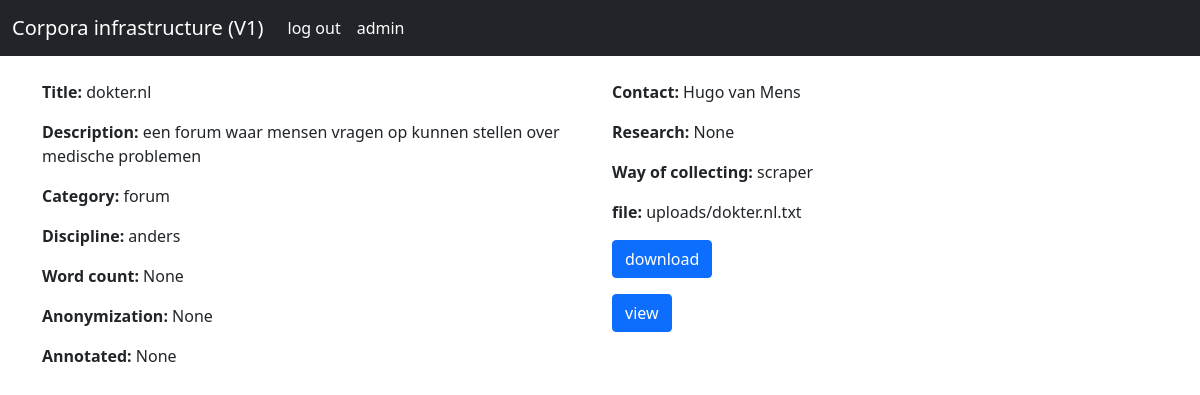
The page /corpera/5/ on the database as committed earlier.
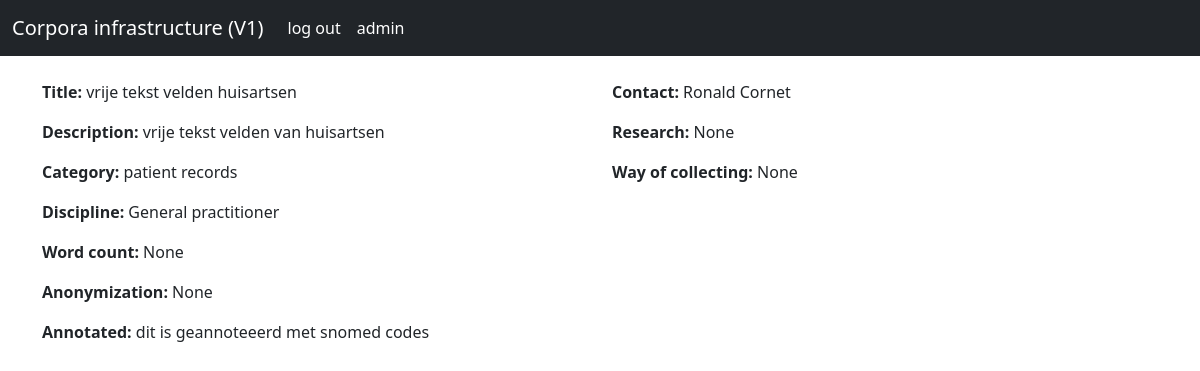
The same page on the database as committed later.
### infrastructure/models.py (models this page shows, shortened)
class corpora(models.Model):
    categories_choices= [('patient records','patient record'),('forum','forum'),('guideline','guideline'),('terminology system','terminology system'),('other','other')]
    discipline_choices=[('other','other'),('Anesthesiology','Anesthesiology'),('Cardiology','Cardiology'),('Cardiothoracic surgery','Cardiothoracic surgery'),('Dermatology','Dermatology'),('Emergency medicine','Emergency medicine'),('Gastroenterology','Gastroenterology'),('General practitioner','General practitioner'),('Gynaecology','Gynaecology'),('Internal medicine','Internal medicine'),('Medical microbiology','Medical microbiology'),('Neurology','Neurology'),('Neurosurgery','Neurosurgery'),('Nuclear medicine','Nuclear medicine'),('Oncology','Oncology'),('Ophthalmology','Ophthalmology'),('Orthopedics','Orthopedics'),('Otorhinolaryngology','Otorhinolaryngology'),('Pathology','Pathology'),('Pediatrics','Pediatrics'),('Physical medicine and rehabilitation','Physical medicine and rehabilitation'),('Plastic surgery','Plastic surgery'),('Psychiatry','Psychiatry'),('Pulmonology','Pulmonology'),('Radiology','Radiology'),('Rheumatology','Rheumatology'),('Sports medicine','Sports medicine'),('Surgery','Surgery'),('Urology','Urology')]
    language_choices=[('Dutch','Dutch'),('English','English'),('German','German'),('French','French')]
    id = models.AutoField(auto_created=True,primary_key=True,unique=True)
    name = models.CharField(max_length=100)
    description = models.CharField(max_length=1000)
    category = models.CharField(max_length=50, choices=categories_choices , default='patient record')
    discipline = models.CharField(max_length=50, choices=discipline_choices, default='huisarts')
    annotated = models.CharField(max_length=1000, null=True,blank=True)
    anonymization = models.CharField(max_length=1000, null=True, blank=True)
    research = models.CharField(max_length=1000, null=True, blank=True)
    word_count = models.IntegerField( null=True, blank=True)
    contact =models.CharField(max_length=1000, null=True, blank=True)
    way_of_collecting = models.CharField(max_length=1000, null=True, blank=True)
    file = models.FileField(upload_to='uploads', null=True, blank=True)
    language = models.CharField(max_length=100,choices=language_choices, null=True, blank=True)

### infrastructure/views.py (the view)
# urls.py: path('corpera/<str:pk>/',views.corporasite,name='corpora'),
def corporasite(request, pk):
    corporatext = corpora.objects.get(id=pk)
    return render(request, 'corpora.html', {'corpora': corporatext})

### templates/corpora.html (shortened to what this page needs)
<!doctype html>
<html lang="en">
  <head>
    <link href="https://cdn.jsdelivr.net/npm/bootstrap@5.0.0-beta3/dist/css/bootstrap.min.css" rel="stylesheet">
    <link rel="stylesheet" href="C:\Users\Daan\corpora_infrastructure\static\css\own.css" >
  </head>
  <body>
    <nav class="navbar navbar-expand-lg navbar-dark bg-dark">
      <div class="container-fluid">
        <a class="navbar-brand" href="/">Corpora infrastructure (V1)</a>
        <div class="collapse navbar-collapse" id="navbarSupportedContent">
          <ul class="navbar-nav me-auto mb-2 mb-lg-0">
            <li class="nav-item">
              <a class="nav-link active" aria-current="page" href="/logout">log out</a>
            </li>
            <li class="nav-item">
              <a class="nav-link active"aria-current="page" href="/admin/">admin</a>
            </li>
          </ul>
        </div>
      </div>
    </nav>
    <br>
<div class="container">
 <div class="row align-items-start">
  <div class="col-md">
    <p><strong>Title: </strong>{{corpora.name}}</p>
    <p><strong>Description: </strong>{{corpora.description}}</p>
    <p><strong>Category: </strong>{{corpora.category}}</p>
    <p><strong>Discipline: </strong>{{corpora.discipline}}</p>
    <p><strong>Word count: </strong>{{corpora.word_count}}</p>
    <p><strong>Anonymization: </strong>{{corpora.anonymization}}</p>
    <p><strong>Annotated: </strong>{{corpora.annotated}}</p>
  </div>
  <div class="col-md">
    <p><strong>Contact: </strong>{{corpora.contact}}</p>
    <p><strong>Research: </strong>{{corpora.research}}</p>
    <p><strong>Way of collecting: </strong>{{corpora.way_of_collecting}}</p>
      {%if corpora.file %}
      <p><strong>file: </strong>{{corpora.file.name}}</p>
    <p><a class="btn btn-primary" href="{{corpora.file.url}}" type="button" download>download</a></p>
    <p><a class="btn btn-primary" href="{{corpora.file.url}}" type="button" target="_blank">view</a></p>
      {%endif%}
  </div>
   </div>
 </div>
  </body>
</html>

Rows that differ between the two databases and show on the page:
changed corpora "None": name "dokter.nl" → "vrije tekst velden huisartsen"; description "een forum waar mensen vragen op kunnen stellen over medische problemen" → "vrije tekst velden van huisartsen"; category "forum" → "patient records"; discipline "anders" → "General practitioner"; annotated "None" → "dit is geannoteeerd met snomed codes"; contact "Hugo van Mens" → "Ronald Cornet"; way_of_collecting "scraper" → "None"; file "uploads/dokter.nl.txt" → empty (drawn); file.name "uploads/dokter.nl.txt" → (not shown)
Other text that changed with them:
text no longer shown: "file: download view"
